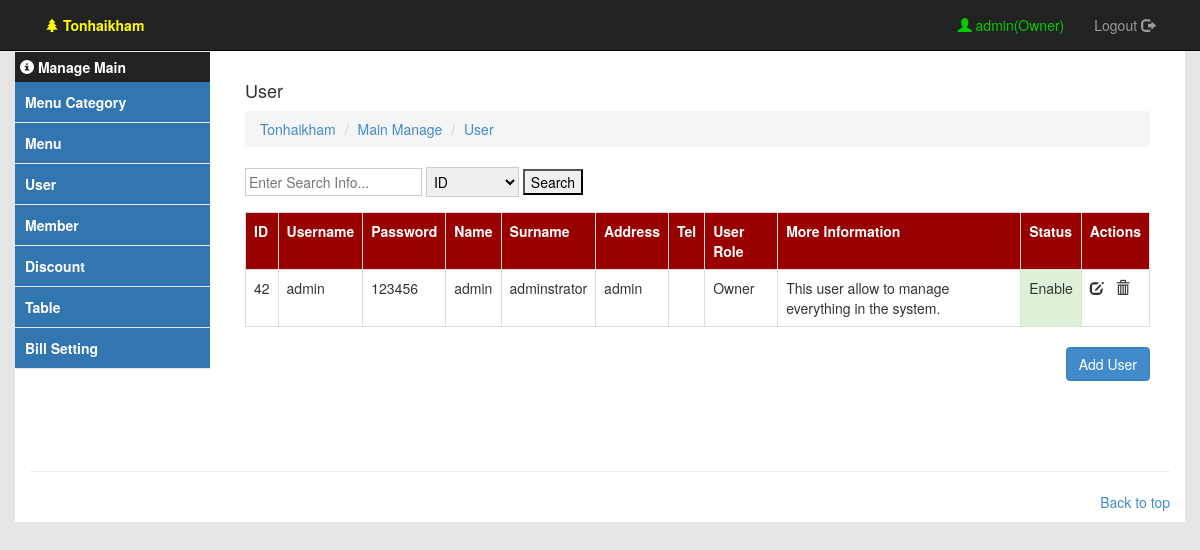
/main_manage.php?page=user (signed in), run on the app's committed database.
### tables this page shows
CREATE TABLE `user` (
  `user_id` int(11) NOT NULL,
  `user` varchar(50) NOT NULL,
  `user_password` varchar(50) NOT NULL,
  `user_name` varchar(50) NOT NULL,
  `user_surname` varchar(50) NOT NULL,
  `user_add` varchar(300) NOT NULL,
  `user_tel` varchar(50) NOT NULL,
  `user_role` int(10) NOT NULL,
  `user_more_info` text NOT NULL,
  `user_status` int(1) NOT NULL
);

### includes/libraries/database.class.php (called while the page is built, shortened)
<?php
class Database {
    private $connection;
    private $hostname;
    private $username;
    private $password;
    public function __construct() {
        $this->hostname = DATABASE_HOST;
        $this->username = DATABASE_USER;
        $this->password = DATABASE_PASSWORD;
        $this->database = DATABASE_NAME;
    }
    public function openConnection() {
        $this->connection = mysql_connect($this->hostname, $this->username, $this->password);
    }
    public function executeStatement($statement) {
        $result = mysql_query($statement, $this->connection) or die(mysql_error());
        return $result;
    }
    public function executeSql($sql) {
        $result = $this->executeStatement($sql);
        $dataset = array();
        while ($row = mysql_fetch_object($result)) {
            $dataset[] = $row;
        }
        return $dataset;
    }
}

### includes/functions/functions.inc.php (called while the page is built, shortened)
<?php
function user_role($str) {
    $role[1] = "Owner";
    $role[2] = "Cashier";
    $role[3] = "Cook";
    $role[4] = "Waiter";
    return $role[$str];
}

### includes/templates/view/user.php (the view, shortened to what this page needs)
<?php
$txt_search = mysql_real_escape_string(trim(isset($_REQUEST['search_txt'])? $_REQUEST['search_txt']:NULL));
$type_search = mysql_real_escape_string(trim(isset($_REQUEST['search_type'])? $_REQUEST['search_type']:NULL));
$type_search_arr['ID'] = "WHERE `user`.user_id LIKE '%$txt_search%' ";
$type_search_arr['Username'] = "WHERE `user`.user LIKE '%$txt_search%' ";
$type_search_arr['Name'] = "WHERE `user`.user_name LIKE '%$txt_search%' ";
$type_search_arr['Surname'] = "WHERE `user`.user_surname LIKE '%$txt_search%' ";
$type_search_arr['User Role'] = "WHERE `user`.user_role LIKE '%$txt_search%' ";
$type_search_arr['Status'] = "WHERE `user`.user_status LIKE '%$txt_search%' ";
$sql_user = "SELECT * FROM user " . (isset($type_search_arr[$type_search])? $type_search_arr[$type_search]: NULL) . " ORDER BY user_id DESC ";
$user_detail_arr = $database->executeSql($sql_user);
?>
<div style="padding: 20px;">
    <h4>User</h4>
    <ol class="breadcrumb" style="margin-bottom: 5px;">
         <li><a href="backoffice.php">Tonhaikham</a></li>
        <li><a href="main_manage.php">Main Manage</a></li>
        <li><a href="main_manage.php?page=user">User</a></li>
    </ol>
    <div class="row">
        <div style="padding: 15px;">
            <form action="main_manage.php" method="GET" id="frm_search">
                <input type="text" placeholder="Enter Search Info..." id="search_txt" name="search_txt" style="border: 1px solid #cccccc;padding: 3px;">
                <select name="search_type" style="border: 1px solid #cccccc;padding: 3px;" id="search_type">
                    <option value="ID">ID</option>
                </select>
                <input type="submit" value="Search">
            </form>
        </div>
    </div>
    <div class="table-responsive" style="overflow: auto">
        <table class="table table-bordered">
            <tr style="background-color: #990000;color: white">
                <th>ID</th>
                <th>Username</th>
                <th>Password</th>
                <th>Name</th>
                <th>Surname</th>
                <th>Address</th>
                <th>Tel</th>
                <th>User Role</th>
                <th>More Information</th>
                <th>Status</th>
                <th>Actions</th>
            </tr>
            <?php
            foreach ($user_detail_arr as $user_detail_value) {
                ?>
                <tr data-id='<?= $user_detail_value->user_id ?>'>
                    <td><?= $user_detail_value->user_id ?></td>
                    <td><?= $user_detail_value->user ?></td>
                    <td><?= $user_detail_value->user_password ?></td>
                    <td><?= $user_detail_value->user_name ?></td>
                    <td><?= $user_detail_value->user_surname ?></td>
                    <td><?= $user_detail_value->user_add ?></td>
                    <td><?= $user_detail_value->user_tel ?></td>
                    <td><?= user_role($user_detail_value->user_role) ?></td>
                    <td ><?= $user_detail_value->user_more_info ?></td>
                    <?php
                    if ($user_detail_value->user_status == 2) {
                        echo "<td class='success'>Enable";
                    } else {
                        echo "<td class='danger'>Disable";
                    }
                    ?>
                    </td>
                    <td><span class="glyphicon glyphicon-edit btn-user-ed" data-toggle="modal" data-target="#this_modal"></span>&nbsp;&nbsp;&nbsp;<span class="glyphicon glyphicon-trash btn-user-del"></span></td>
                </tr>
                <?php
            }
            ?>
        </table>
    </div>
    <div style="text-align: right">
        <button class="btn btn-primary" id="btn-pop-adduser" data-toggle="modal" data-target="#this_modal">Add User</button>
    </div>
</div>

### main_manage.php (style rules this page uses)
.glyphicon-trash, .glyphicon-edit { cursor: pointer; }

### data on the page
user: user_id "42", user "admin", user_password "123456", user_name "admin", user_surname "adminstrator", user_add "admin", user_role "Owner", user_more_info "This user allow to manage everything in the system.", user_status "Enable"

### other printed values
$sys_user "admin"
user_role($sys_user_role) "Owner"
